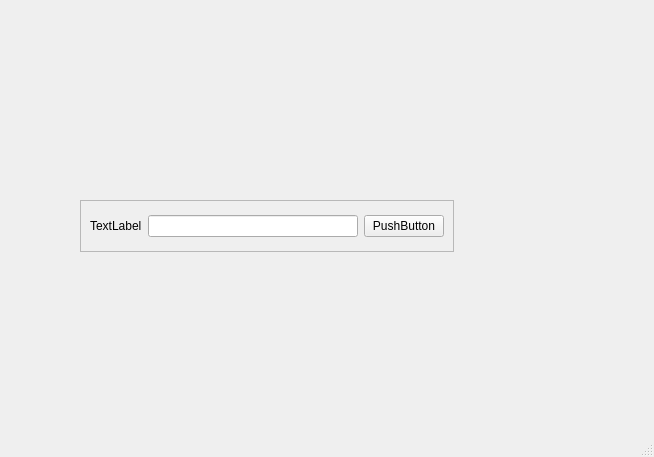
<?xml version="1.0" encoding="UTF-8"?>
<ui version="4.0">
 <class>MainWindow</class>
 <widget class="QMainWindow" name="MainWindow">
  <property name="geometry">
   <rect>
    <x>0</x>
    <y>0</y>
    <width>654</width>
    <height>457</height>
   </rect>
  </property>
  <property name="windowTitle">
   <string>MainWindow</string>
  </property>
  <widget class="QWidget" name="centralwidget">
   <widget class="QFrame" name="frame">
    <property name="geometry">
     <rect>
      <x>80</x>
      <y>200</y>
      <width>374</width>
      <height>52</height>
     </rect>
    </property>
    <property name="frameShape">
     <enum>QFrame::StyledPanel</enum>
    </property>
    <property name="frameShadow">
     <enum>QFrame::Raised</enum>
    </property>
    <layout class="QHBoxLayout" name="horizontalLayout">
     <item>
      <widget class="QLabel" name="label">
       <property name="text">
        <string>TextLabel</string>
       </property>
      </widget>
     </item>
     <item>
      <widget class="QLineEdit" name="lineEdit"/>
     </item>
     <item>
      <widget class="QPushButton" name="pushButton">
       <property name="text">
        <string>PushButton</string>
       </property>
      </widget>
     </item>
    </layout>
   </widget>
  </widget>
  <widget class="QMenuBar" name="menubar">
   <property name="geometry">
    <rect>
     <x>0</x>
     <y>0</y>
     <width>654</width>
     <height>26</height>
    </rect>
   </property>
  </widget>
  <widget class="QStatusBar" name="statusbar"/>
 </widget>
 <resources/>
 <connections/>
</ui>
